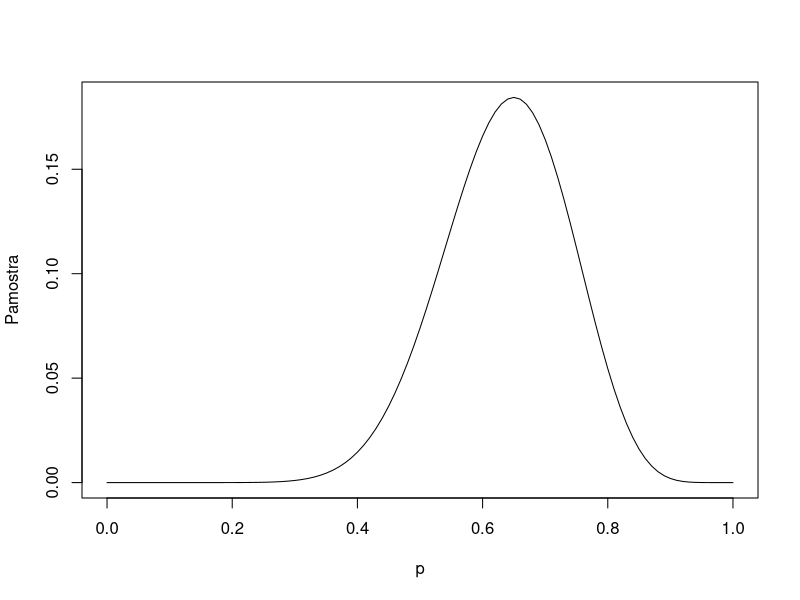
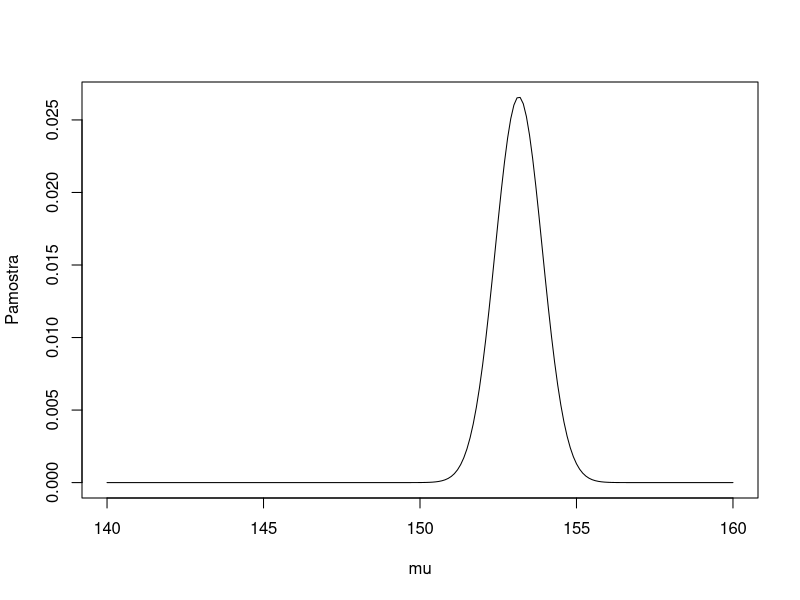

These figures' R source, in order:
## ---- chunk 1
knitr::opts_chunk$set(echo = TRUE)
## ---- chunk 2
n <- 20
amostra <- rbinom(20, 1, 0.75)          # verdadeiro p = 0.75
p <- seq(0,1,0.01)
Pamostra <- dbinom(sum(amostra), n, p)
plot(p, Pamostra, type = "l")
## ---- chunk 3
n <- 20
amostra <- rnorm(n, 150, 15)
mu <- seq(140,160,0.1)
Pamostra <- dnorm(sum(amostra), n*mu, 15)
plot(mu, Pamostra, type = "l")
